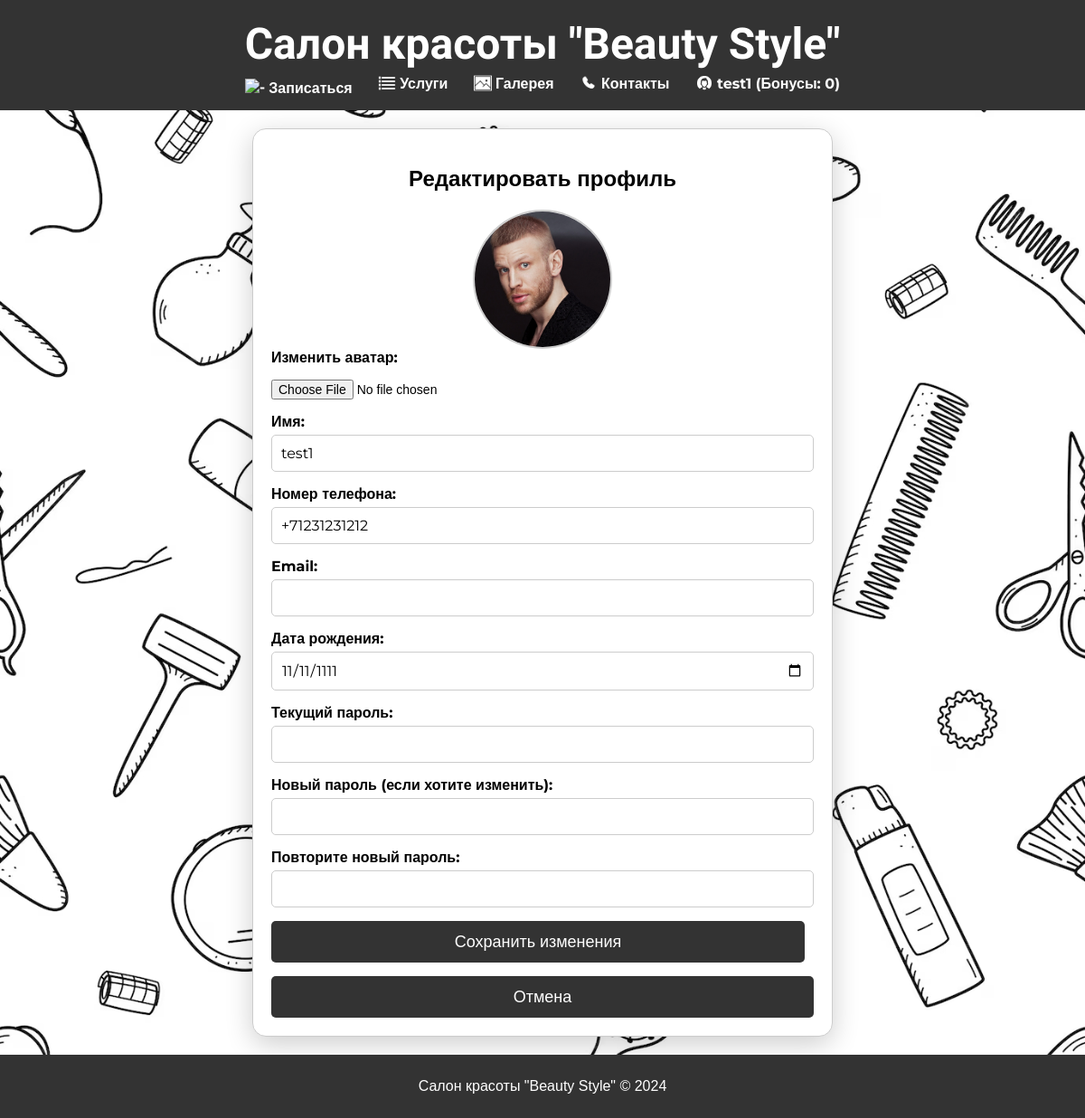
Before: /profile/1/edit/ (signed in) with the older database file.
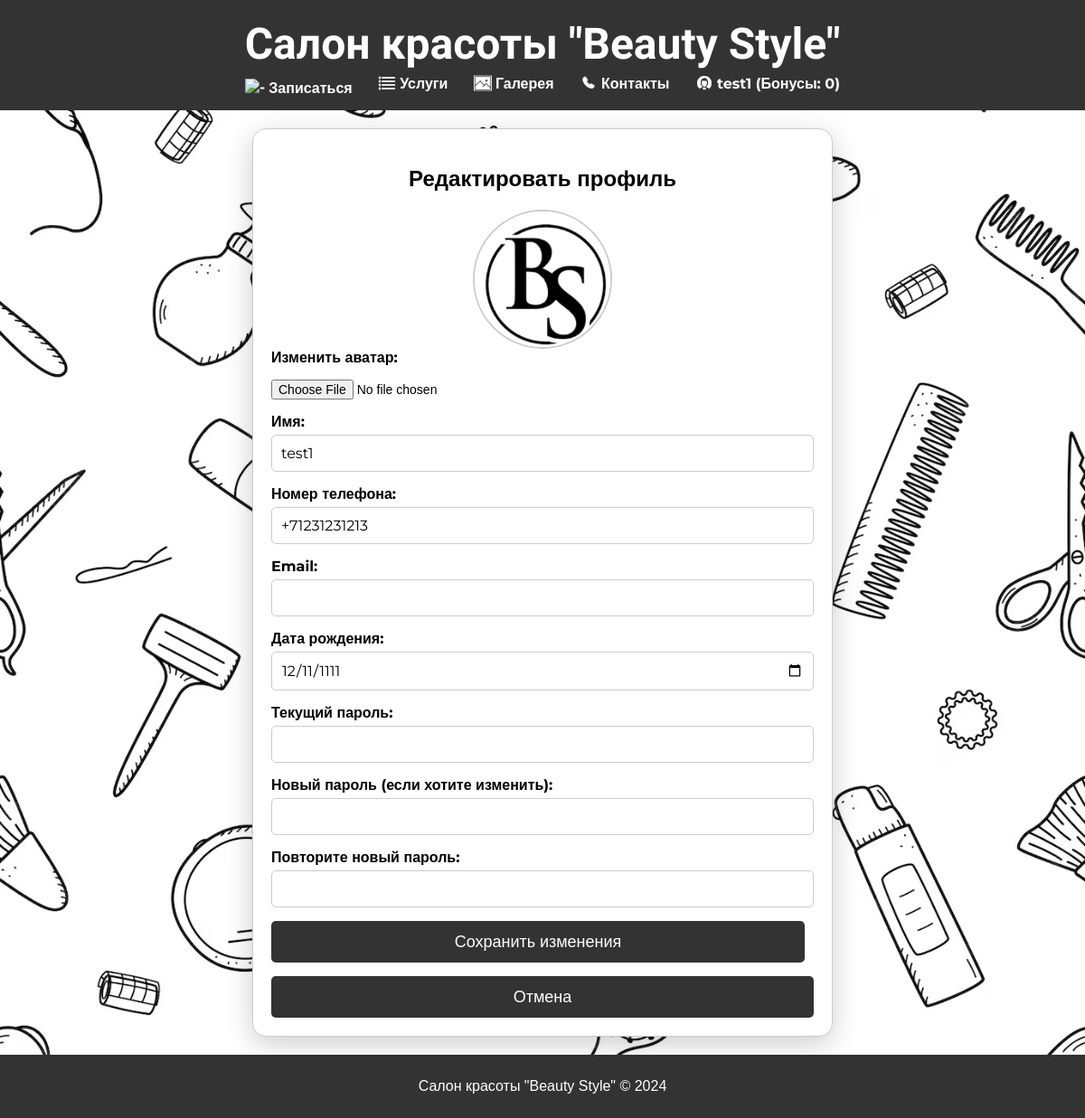
After: the same page with the newer database file.
### site_app/models.py (models this page shows, shortened)
class MyUser(models.Model):
    name = models.CharField(verbose_name='Имя', max_length=100)
    phone = models.CharField(verbose_name='Телефон', max_length=100, unique=True)
    email = models.EmailField(verbose_name='Почта', unique=True, null=True, blank=True)
    picture = models.ImageField(verbose_name='Аватарка', upload_to='profile_picture', blank=True, null=True)
    password = models.CharField(verbose_name='Пароль', max_length=100)
    birthday = models.DateField(verbose_name='Дата Рождения')
    bonuses = models.PositiveIntegerField(verbose_name='Бонусы', default=0)
    class Meta:
        verbose_name = 'Пользователь'
        verbose_name_plural = 'Пользователи'

### site_app/views.py (the view, shortened to what this page needs)
# urls.py: path('profile/<int:pk>/edit/', views.EditProfileView.as_view(), name='edit_profile'),
class EditProfileView(UpdateView):
    model = models.MyUser
    template_name = 'edit_profile.html'
    context_object_name = 'user'
    fields = ['name', 'phone', 'email', 'picture', 'birthday']
    def get_context_data(self, **kwargs):
        context = super().get_context_data(**kwargs)
        user = None
        if 'user_id' in self.request.session:
            user = models.MyUser.objects.get(id=self.request.session['user_id'])
        context['user'] = user
        return context

### templates/edit_profile.html (shortened to what this page needs)
{% extends "base.html" %}
{% load static %}
{% block css %}{% static 'css/profile.css' %}{% endblock %}
{% block content %}
<div class="centered-box profile-container">
    <h2 style="text-align: center;">Редактировать профиль</h2>
    <div class="avatar-edit">
        {% if user.picture %}
            <img src="{{ user.picture.url }}" alt="Аватар профиля" class="profile-avatar">
        {% else %}
            <img src="{% static 'images/default_avatar.png' %}" alt="Аватар профиля" class="profile-avatar">
        {% endif %}
    </div>
    <form id="profile-form" method="post" enctype="multipart/form-data">
        <div class="form-group">
            <label for="avatar">Изменить аватар:</label>
            <input type="file" id="avatar" name="picture" class="avatar-input">
        </div>
        <div class="form-group">
            <label for="name">Имя:</label>
            <input type="text" id="name" name="name" value="{{ user.name }}" required class="form-input">
        </div>
        <div class="form-group">
            <label for="phone">Номер телефона:</label>
            <input type="tel" id="phone" name="phone" value="{{ user.phone }}" required placeholder="+71234567890" class="form-input">
        </div>
        <div class="form-group">
            <label for="id_email">Email:</label>
            <input type="email" name="email" id="id_email" value="{% if user.email %}{{ user.email }}{% endif %}" class="form-input">
        </div>
        <div class="form-group">
            <label for="date_of_birth">Дата рождения:</label>
            <input type="date" id="date_of_birth" name="birthday" value="{{ user.birthday|date:'Y-m-d' }}" required class="form-input">
        </div>
        <div class="form-group">
            <label for="current_password">Текущий пароль:</label>
            <input type="password" id="current_password" name="current_password" required class="form-input">
        </div>
        <div class="form-group">
            <label for="new_password">Новый пароль (если хотите изменить):</label>
            <input type="password" id="new_password" name="new_password" class="form-input">
        </div>
        <div class="form-group">
            <label for="confirm_new_password">Повторите новый пароль:</label>
            <input type="password" id="confirm_new_password" name="confirm_new_password" class="form-input">
        </div>
        <button type="submit" name="update_profile">Сохранить изменения</button>
        <a href="{% url 'profile' user.pk %}"><button type="button" id="cancel-button" class="button-cancel">Отмена</button></a>
    </form>
</div>
{% endblock %}

### templates/base.html (shortened to what this page needs)
{% load static %}
<!DOCTYPE html>
<html lang="ru">
<head>
    <link rel="stylesheet" href="{% static 'css/base.css' %}">
    <link rel="stylesheet" href="{% block css %}{% endblock %}">
</head>
<body>
    <header>
        <h1><a href="{% url 'main' %}" style="text-decoration: none; color: #fff;">Салон красоты "Beauty Style"</a></h1>
        <nav>
            <a href="{% url 'booking' %}"><img src="{% static 'images/nav1.png' %}" alt="-">Записаться</a>
            <a href="{% url 'main' %}#services"><img src="{% static 'images/nav2.png' %}" alt="-">Услуги</a>
            <a href="{% url 'gallery' %}"><img src="{% static 'images/nav3.png' %}" alt="-">Галерея</a>
            <a href="{% url 'main' %}#map"><img src="{% static 'images/nav4.png' %}" alt="-">Контакты</a>
            {% if user %}
                <div class="user-menu">
                    <a href="{% url 'profile' user.pk %}" id="open-cabinet">
                        <img src="{% static 'images/nav5.png' %}" alt="-">
                        {{ user.name }} (Бонусы: {{ user.bonuses }})
                    </a>
                </div>
            {% else %}
                <a href="{% url 'login' %}" id="open-register"><img src="{% static 'images/nav5.png' %}" alt="-">
                    Регистрация/Вход</a>
            {% endif %}
        </nav>
    </header>
    <main>
        {% block content %}
        {% endblock %}
    </main>
    <footer>
        <p>Салон красоты "Beauty Style" © 2024</p>
    </footer>
</body>
</html>

Changed rows visible on the page:
changed MyUser "test1": picture: a different picture; phone "+71231231212" → "+71231231213"; birthday "11/11/1111" → "12/11/1111"
